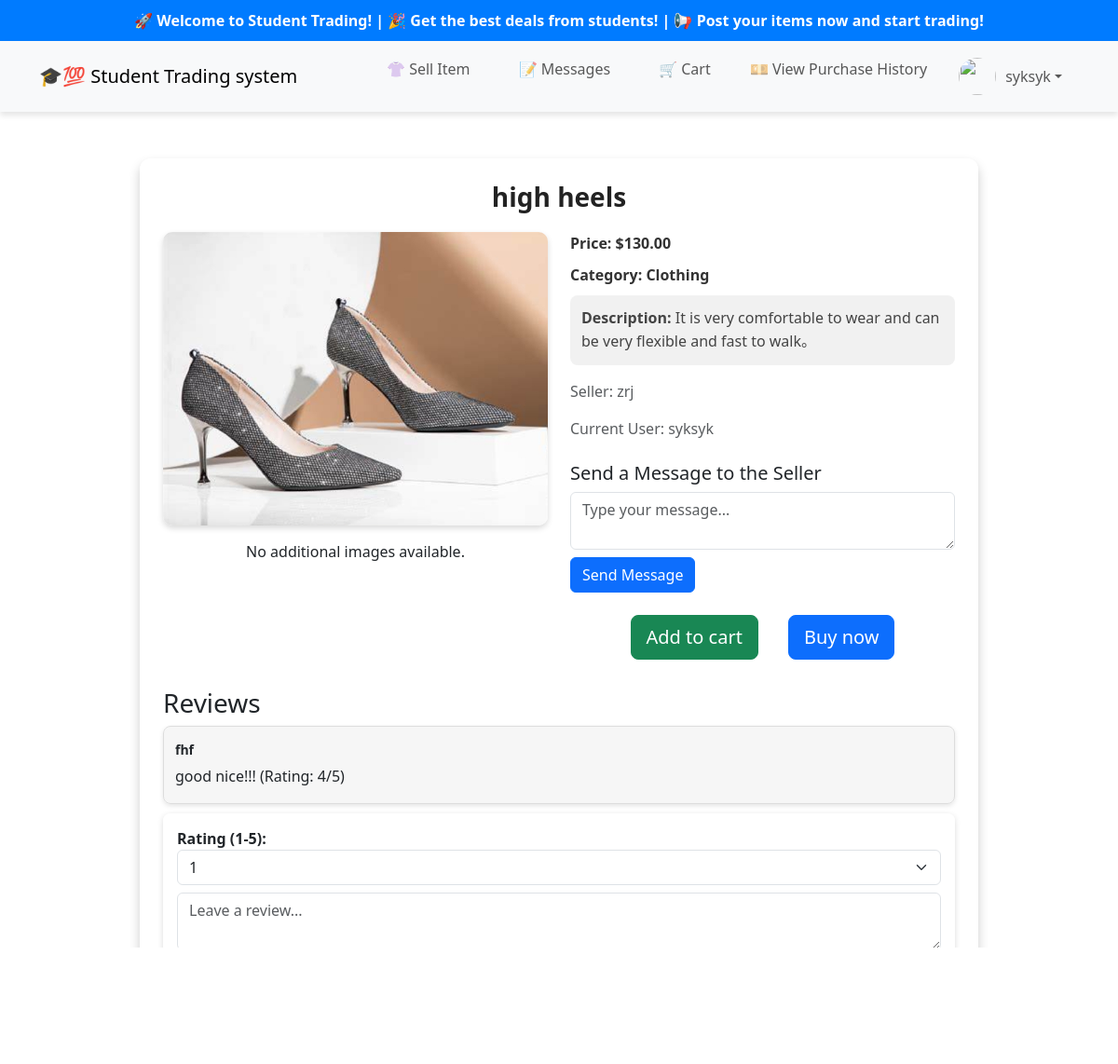
The page /item/52/ (signed in) on the database its author committed.
### marketplace/models.py (models this page shows, shortened)
class CustomUser(AbstractUser):
    profile_image = models.ImageField(upload_to='profile_pics/', null=True, blank=True)
    bio = models.TextField(blank=True, null=True)
    email = models.EmailField(unique=True)  # Ensure email is unique
    is_verified = models.BooleanField(default=False)  # Future email verification flag
    balance = models.DecimalField(max_digits=10, decimal_places=2, default=0.00)
    address = models.CharField(max_length=255, blank=True, null=True)  # 新增地址字段

class Item(models.Model):
    CATEGORY_CHOICES = [
        ('Books', 'Books'),
        ('Electronics', 'Electronics'),
        ('Clothing', 'Clothing'),
        ('Furniture', 'Furniture'),
        ('Others', 'Others'),
    ]
    STATUS_CHOICES = [
        ('Available', 'Available'),
        ('Pending', 'Pending'),
        ('Sold', 'Sold'),
    ]
    name = models.CharField(max_length=200)
    description = models.TextField()
    category = models.CharField(max_length=20, choices=CATEGORY_CHOICES)
    price = models.DecimalField(max_digits=10, decimal_places=2)
    image = models.ImageField(upload_to='items/', null=True, blank=True)
    seller = models.ForeignKey(settings.AUTH_USER_MODEL, on_delete=models.CASCADE)
    status = models.CharField(max_length=20, choices=STATUS_CHOICES, default='Available')
    created_at = models.DateTimeField(auto_now_add=True)

class Review(models.Model):
    reviewer = models.ForeignKey(settings.AUTH_USER_MODEL, on_delete=models.CASCADE)
    item = models.ForeignKey(Item, on_delete=models.CASCADE)
    rating = models.IntegerField(choices=[(i, str(i)) for i in range(1, 6)])
    comment = models.TextField()
    created_at = models.DateTimeField(auto_now_add=True)

### marketplace/views.py (the view)
# urls.py: path('item/<int:item_id>/', views.item_detail, name='item_detail'),
def item_detail(request, item_id):
    item = get_object_or_404(Item, id=item_id)
    reviews = Review.objects.filter(item=item)
    return render(request, 'items/item_detail.html', {'item': item, 'reviews': reviews})

### marketplace/templates/items/item_detail.html (shortened to what this page needs)
{% extends "base.html" %}
{% block content %}
<div class="container item-detail-container">
    <h1 class="item-title">{{ item.name }}</h1>
    <div class="row">
        <div class="col-md-6 text-center">
            {% if item.image and item.image.url %}
                <img src="{{ item.image.url }}" class="img-fluid item-image" alt="{{ item.name }}">
            {% else %}
                <img src="/static/default-placeholder.png" alt="No image available" class="item-image">
                <p class="text-muted">No image available for this item.</p>
            {% endif %}
            <div class="mt-3 additional-images">
                {% for image in item.images.all %}
                    <img src="{{ image.image.url }}" alt="Additional Image">
                {% empty %}
                    <p>No additional images available.</p>
                {% endfor %}
            </div>
        </div>
        <div class="col-md-6">
            <p class="item-info"><strong>Price:</strong> ${{ item.price }}</p>
            <p class="item-info"><strong>Category:</strong> {{ item.category }}</p>
            <p class="item-description"><strong>Description:</strong> {{ item.description }}</p>
            <p class="text-muted">Seller: {{ item.seller }}</p>
            <p class="text-muted">Current User: {{ request.user }}</p>
{% if user.is_authenticated and request.user != item.seller %}
<div class="mt-4">
    <h5>Send a Message to the Seller</h5>
    <form method="post" action="{% url 'send_message' item.seller.id %}">
        <textarea name="content" class="form-control mt-2" placeholder="Type your message..."></textarea>
        <button type="submit" class="btn btn-primary mt-2">Send Message</button>
    </form>
</div>
{% endif %}
{% if request.user != item.seller %}
<div class="d-flex justify-content-center mt-4">
    <a href="{% url 'add_to_cart' item.id %}" class="btn btn-success btn-lg mx-3">
         Add to cart
    </a>
    <a href="{% url 'confirm_purchase' item.id %}" class="btn btn-primary btn-lg mx-3">
         Buy now
    </a>
</div>
{% endif %}
        </div>
    </div>
    <div class="review-container">
        <h3>Reviews</h3>
        {% if reviews %}
            {% for review in reviews %}
                <div class="review-card">
                    <strong>{{ review.reviewer.username }}</strong>
                    <p>{{ review.comment }} (Rating: {{ review.rating }}/5)</p>
                </div>
            {% endfor %}
        {% else %}
            <p>No reviews yet.</p>
        {% endif %}
        {% if user.is_authenticated %}
            <div class="review-form">
                <form method="post" action="{% url 'leave_review' item.id %}">
                    <label for="rating"><strong>Rating (1-5):</strong></label>
                    <select name="rating" id="rating" class="form-select">
                        <option value="1">1</option>
                    </select>
                    <textarea name="comment" class="form-control mt-2" placeholder="Leave a review..."></textarea>
                    <button type="submit" class="btn btn-primary mt-2 btn-review">Submit Review</button>
                </form>
            </div>
        {% endif %}
    </div>
</div>
{% endblock %}

### marketplace/templates/base.html (shortened to what this page needs)
{% load static %}
<!DOCTYPE html>
<html lang="en">
<head>
    <link rel="stylesheet" href="https://cdn.jsdelivr.net/npm/bootstrap@5.3.0/dist/css/bootstrap.min.css">
</head>
<body>
    <div class="scrolling-caption">
        <marquee behavior="scroll" direction="left">
            🚀 Welcome to Student Trading! | 🎉 Get the best deals from students! | 📢 Post your items now and start trading!
        </marquee>
    </div>
    <nav class="navbar navbar-expand-lg navbar-light bg-light">
        <div class="container">
            <a class="navbar-brand" href="{% url 'home' %}">🎓💯 Student Trading system</a>
            <div class="collapse navbar-collapse" id="navbarNav">
                <ul class="navbar-nav ms-auto">
                    {% if user.is_authenticated %}
                        <li class="nav-item">
                            <a class="nav-link btn btn-outline-primary mx-2" href="{% url 'add_item' %}">👚 Sell Item</a>
                        </li>
                        <li class="nav-item">
                            <a class="nav-link btn btn-outline-info mx-2" href="{% url 'message_center' %}">
                                📝 Messages
                            </a>
                        </li>
                        <li class="nav-item">
                            <a class="nav-link btn btn-outline-info mx-2 position-relative" href="{% url 'cart' %}">
                                🛒 Cart
                            </a>
                        </li>
                        <li><a class="nav-link btn btn-outline-info mx-2" href="{% url 'purchase_history' %}">💴 View Purchase History</a></li>
                        <li class="nav-item dropdown">
                            <a class="nav-link dropdown-toggle d-flex align-items-center" href="#" id="profileDropdown" role="button" data-bs-toggle="dropdown">
                                {% if user.profile.profile_image %}
                                    <img src="{{ user.profile.profile_image.url }}" class="profile-img">
                                {% else %}
                                    <img src="/static/default-user.png" class="profile-img">
                                {% endif %}
                                {{ user.username }}
                            </a>
                        </li>
                    {% else %}
                        <li class="nav-item"><a class="nav-link btn btn-outline-secondary mx-2" href="{% url 'register' %}">Register</a></li>
                        <li class="nav-item"><a class="nav-link btn btn-outline-primary mx-2" href="{% url 'login' %}">Login</a></li>
                    {% endif %}
                </ul>
            </div>
        </div>
    </nav>
    <div class="container mt-4">
        {% block content %}{% endblock %}
    </div>
</body>
</html>

### marketplace/templates/base.html (style rules this page uses)
.navbar { box-shadow: 0 4px 6px rgba(0, 0, 0, 0.1); }
.profile-img { width: 40px; height: 40px; border-radius: 50%; object-fit: cover; margin-right: 10px; }
.nav-item a { font-weight: 500; }
.navbar-nav .nav-item { margin-left: 10px; margin-right: 10px; }
.navbar-nav .nav-link { padding: 10px 15px; display: flex; align-items: center; justify-content: center; border-radius: 8px; }
.navbar-nav .btn { font-size: 16px; font-weight: 500; transition: all 0.3s ease-in-out; }
.scrolling-caption { background-color: #007bff; color: white; font-weight: bold; padding: 10px; text-align: center; overflow: hidden; white-space: nowrap; }

### marketplace/templates/items/item_detail.html (style rules this page uses)
body { background: url("https://www.instamojo.com/blog/wp-content/uploads/2022/03/ecommerce.jpg") no-repeat center center fixed; background-size: cover; }
.item-detail-container { max-width: 900px; margin: 50px auto; background: rgba(255, 255, 255, 0.85); padding: 25px; border-radius: 12px; box-shadow: 0 6px 12px rgba(0, 0, 0, 0.2); }
.item-title { font-size: 28px; font-weight: bold; text-align: center; margin-bottom: 20px; color: #222; }
.item-image { display: block; max-width: 100%; height: auto; border-radius: 10px; box-shadow: 0 3px 6px rgba(0, 0, 0, 0.15); transition: transform 0.2s; }
.item-info { font-size: 16px; color: #333; margin-bottom: 10px; font-weight: bold; }
.item-description { font-size: 16px; color: #444; background: rgba(240, 240, 240, 0.9); padding: 12px; border-radius: 8px; line-height: 1.6; }
.review-container { margin-top: 30px; }
.review-card { border: 1px solid #ddd; padding: 12px; border-radius: 8px; background: rgba(245, 245, 245, 0.9); margin-bottom: 10px; box-shadow: 0 2px 5px rgba(0, 0, 0, 0.1); }
.review-card strong { font-size: 14px; }
.review-card p { margin: 5px 0; }
.review-form { background: rgba(255, 255, 255, 0.9); padding: 15px; border-radius: 8px; box-shadow: 0 2px 6px rgba(0, 0, 0, 0.15); }
.btn-review { width: 100%; font-size: 16px; padding: 10px; }

### rows shown on the page
CustomUser: username "syksyk", user "syksyk"
Item: name "high heels", image (picture), price "130.00", category "Clothing", description "It is very comfortable to wear and can be very flexible and fast to walk。", seller "zrj"
Review: reviewer.username "fhf", comment "good nice!!!", rating "4"
